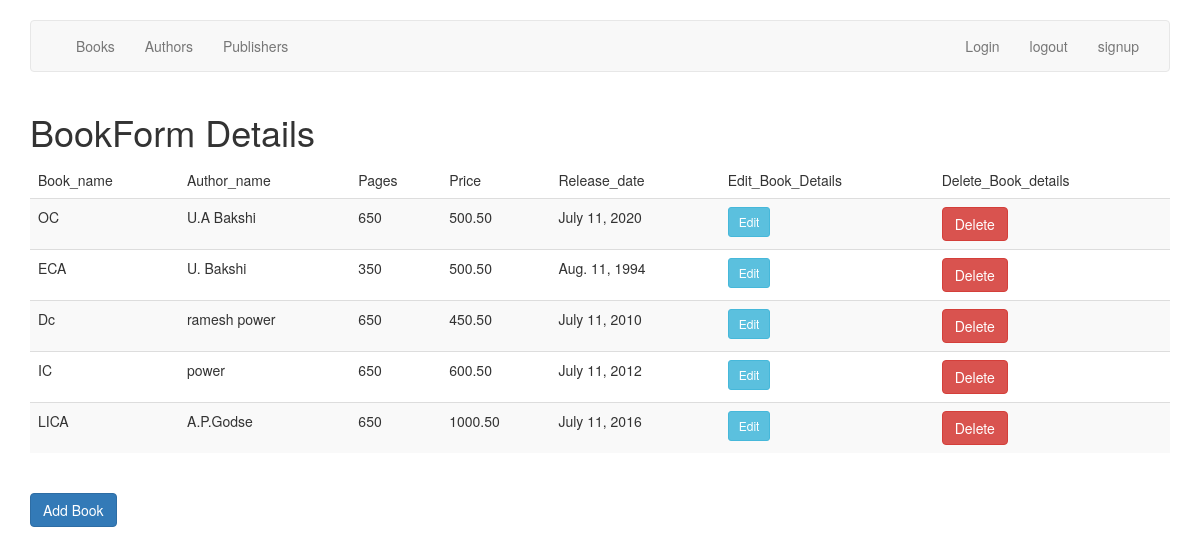
/employee/book_list/ (signed in), run on an earlier commit of the app's database.
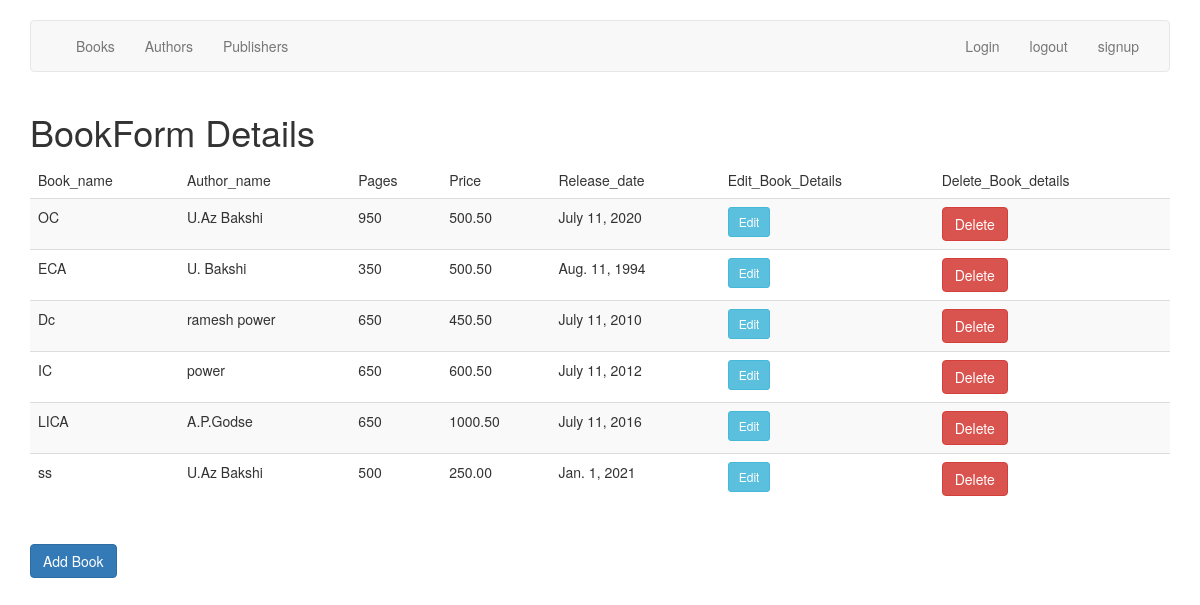
And on a later commit of the database.
### employee/models.py (models this page shows, shortened)
class BookModel(models.Model):
    author = models.ForeignKey(AuthorModel, on_delete=models.CASCADE)
    B_name = models.CharField(max_length=255)
    pages = models.IntegerField(verbose_name='number of pages')
    price  = models.DecimalField(max_digits=30, decimal_places=2, verbose_name='price')
    release_date = models.DateField()

class AuthorModel(models.Model):
    name = models.CharField(max_length=50, blank=False, null = False)
    email = models.EmailField(max_length=150, blank=True, null = True)
    st_date = models.DateField()
    def __str__(self):
        return self.name

### employee/views.py (the view)
# urls.py: path('book_list/', views.listbook, name = 'book_list'),
@login_required
def listbook(request):
    data = BookModel.objects.all()
    return render(request, 'book_details.html', {'Data': data})

### employee/Templates/book_details.html
{% extends "home.html" %}
{% block content %}
<div class="container" >
    <h1>BookForm Details</h1>
        <table class="table table-success table-striped">
            <thead>
                <tr>
                    <td>Book_name</td>
                    <td>Author_name</td>
                    <td>Pages</td>
                    <td>Price</td>
                    <td>Release_date</td>
                    <td>Edit_Book_Details</td>
                    <td>Delete_Book_details</td>
                </tr>
                <tbody>
                    {% for book in Data  %}
                    <tr>
                        <td><a href="{% url 'book_list' %}"></a>{{ book.B_name }}</td>
                        <td>{{ book.author }}</td>
                        <td>{{ book.pages }}</td>
                        <td>{{ book.price }}</td>
                        <td>{{ book.release_date }}</td>
                        <td ><a href="{% url 'edit_book' book.id %}" class="btn btn-sm btn-info">Edit</a>{{ book.Edit_Book_Details}}</td>
                        <td><a class="btn btn-danger" href="{% url 'delete_book' book.id %}">Delete</a>{{ author.Delete_Author_Details }}</td>
                    </tr>
                    {% endfor %}
                </tbody>
            </thead>
        </table>
        <br>
        <a href="{% url 'add-book' %}" class='btn btn-primary'>Add Book</a>
</div>
{% endblock %}

### employee/Templates/home.html (shortened to what this page needs)
{% load static %}
<!DOCTYPE html>
<html lang="en">
<head>
    <link rel="stylesheet" href="https://maxcdn.bootstrapcdn.com/bootstrap/3.3.7/css/bootstrap.min.css">
</head>
<body>
    <br>
    <div class="container">
        <nav class="navbar navbar-default">
        <div class="container-fluid">
    <div id="navbar" class="navbar-collapse collapse">
        <ul class="nav navbar-nav">
            <li><a href="{% url 'book_list' %}">Books</a></li>
        </ul>
        <ul class="nav navbar-nav">
            <li><a href="{% url 'authors_list' %}">Authors</a></li>
        </ul>
        <ul class="nav navbar-nav">
            <li><a href="{% url 'publisher_list' %}">Publishers</a></li>
        </ul>
        <ul class="nav navbar-nav navbar-right">
            <li><a href="{% url 'login' %}">Login</a></li>
            <li><a href="{% url 'logout' %}">logout</a></li>
            <li><a href="{% url 'signup' %}">signup</a></li>
        </ul>
    </div>
</div>
</nav>
</div>
{% block content %}
{% endblock %}
</body>
</html>

What changed in the data, as far as the page shows it:
changed BookModel "OC": author "U.A Bakshi" → "U.Az Bakshi"; pages "650" → "950"
added BookModel: B_name "ss", author "U.Az Bakshi", pages "500", price "250.00", release_date "Jan. 1, 2021"
